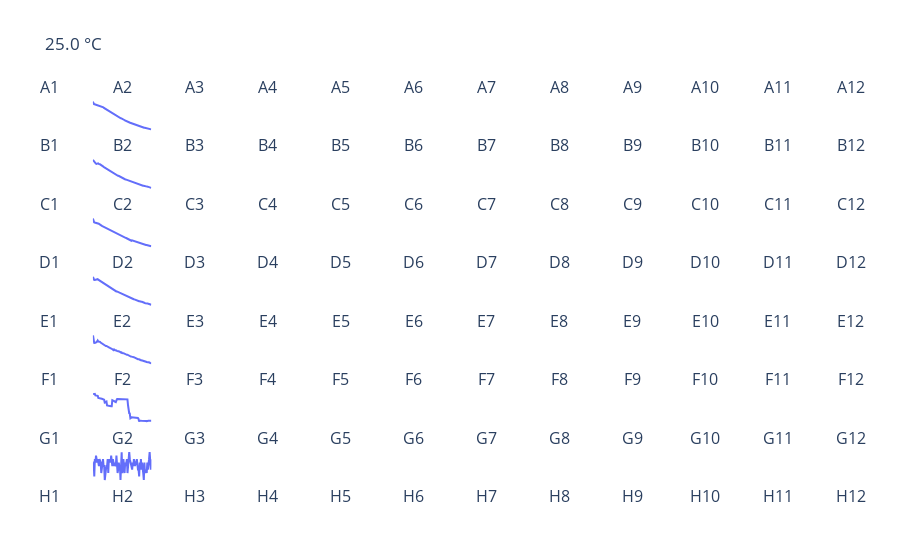

Notebook source saved alongside this figure:
### Code cell
path = "/Users/max/Documents/GitHub/MTPHandler/MTPHandler/readers/Francel-A2_G2 @ 340 2023-10-25 10-06-32.xlsx"
ph = 4.5

plate = Plate.from_reader(read_multiskan_sky, path, ph=4.5)
plate.visualize(wavelengths=340)
